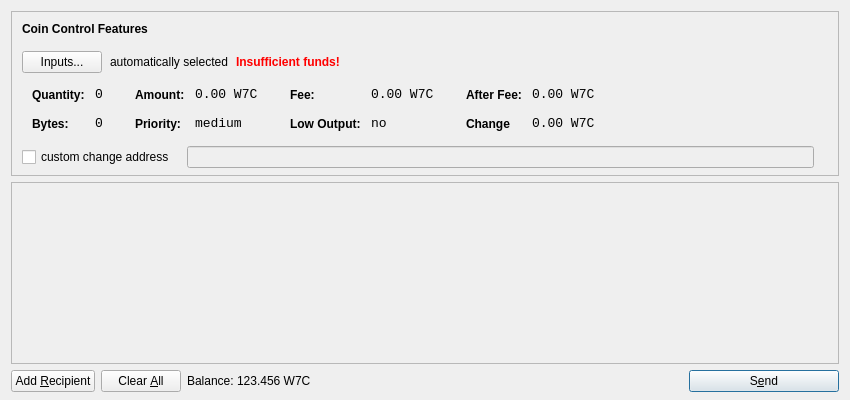
<?xml version="1.0" encoding="UTF-8"?>
<ui version="4.0">
 <class>SendCoinsDialog</class>
 <widget class="QDialog" name="SendCoinsDialog">
  <property name="geometry">
   <rect>
    <x>0</x>
    <y>0</y>
    <width>850</width>
    <height>400</height>
   </rect>
  </property>
  <property name="windowTitle">
   <string>Send Coins</string>
  </property>
  <layout class="QVBoxLayout" name="verticalLayout" stretch="0,1,0">
   <property name="bottomMargin">
    <number>8</number>
   </property>
   <item>
    <widget class="QFrame" name="frameCoinControl">
     <property name="sizePolicy">
      <sizepolicy hsizetype="Expanding" vsizetype="Expanding">
       <horstretch>0</horstretch>
       <verstretch>0</verstretch>
      </sizepolicy>
     </property>
     <property name="maximumSize">
      <size>
       <width>16777215</width>
       <height>16777215</height>
      </size>
     </property>
     <property name="frameShape">
      <enum>QFrame::StyledPanel</enum>
     </property>
     <property name="frameShadow">
      <enum>QFrame::Sunken</enum>
     </property>
     <layout class="QVBoxLayout" name="verticalLayoutCoinControl2">
      <property name="spacing">
       <number>-1</number>
      </property>
      <property name="leftMargin">
       <number>0</number>
      </property>
      <property name="topMargin">
       <number>0</number>
      </property>
      <property name="rightMargin">
       <number>0</number>
      </property>
      <property name="bottomMargin">
       <number>6</number>
      </property>
      <item>
       <layout class="QVBoxLayout" name="verticalLayoutCoinControl" stretch="0,0,0,0,1">
        <property name="spacing">
         <number>0</number>
        </property>
        <property name="leftMargin">
         <number>10</number>
        </property>
        <property name="topMargin">
         <number>10</number>
        </property>
        <item>
         <layout class="QHBoxLayout" name="horizontalLayoutCoinControl1">
          <property name="bottomMargin">
           <number>15</number>
          </property>
          <item>
           <widget class="QLabel" name="labelCoinControlFeatures">
            <property name="sizePolicy">
             <sizepolicy hsizetype="Preferred" vsizetype="Maximum">
              <horstretch>0</horstretch>
              <verstretch>0</verstretch>
             </sizepolicy>
            </property>
            <property name="font">
             <font>
              <weight>75</weight>
              <bold>true</bold>
             </font>
            </property>
            <property name="styleSheet">
             <string notr="true">font-weight:bold;</string>
            </property>
            <property name="text">
             <string>Coin Control Features</string>
            </property>
           </widget>
          </item>
         </layout>
        </item>
        <item>
         <layout class="QHBoxLayout" name="horizontalLayoutCoinControl2" stretch="0,0,0,0">
          <property name="spacing">
           <number>8</number>
          </property>
          <property name="bottomMargin">
           <number>10</number>
          </property>
          <item>
           <widget class="QPushButton" name="pushButtonCoinControl">
            <property name="styleSheet">
             <string notr="true"/>
            </property>
            <property name="text">
             <string>Inputs...</string>
            </property>
           </widget>
          </item>
          <item>
           <widget class="QLabel" name="labelCoinControlAutomaticallySelected">
            <property name="text">
             <string>automatically selected</string>
            </property>
            <property name="margin">
             <number>5</number>
            </property>
           </widget>
          </item>
          <item>
           <widget class="QLabel" name="labelCoinControlInsuffFunds">
            <property name="font">
             <font>
              <weight>75</weight>
              <bold>true</bold>
             </font>
            </property>
            <property name="styleSheet">
             <string notr="true">color:red;font-weight:bold;</string>
            </property>
            <property name="text">
             <string>Insufficient funds!</string>
            </property>
            <property name="margin">
             <number>5</number>
            </property>
           </widget>
          </item>
          <item>
           <spacer name="horizontalSpacerCoinControl">
            <property name="orientation">
             <enum>Qt::Horizontal</enum>
            </property>
            <property name="sizeHint" stdset="0">
             <size>
              <width>40</width>
              <height>1</height>
             </size>
            </property>
           </spacer>
          </item>
         </layout>
        </item>
        <item>
         <widget class="QWidget" name="widgetCoinControl" native="true">
          <property name="sizePolicy">
           <sizepolicy hsizetype="Preferred" vsizetype="Preferred">
            <horstretch>0</horstretch>
            <verstretch>0</verstretch>
           </sizepolicy>
          </property>
          <property name="minimumSize">
           <size>
            <width>0</width>
            <height>0</height>
           </size>
          </property>
          <property name="styleSheet">
           <string notr="true"/>
          </property>
          <layout class="QHBoxLayout" name="horizontalLayoutCoinControl5">
           <property name="margin">
            <number>0</number>
           </property>
           <item>
            <layout class="QHBoxLayout" name="horizontalLayoutCoinControl3" stretch="0,0,0,1">
             <property name="spacing">
              <number>20</number>
             </property>
             <property name="topMargin">
              <number>0</number>
             </property>
             <property name="bottomMargin">
              <number>10</number>
             </property>
             <item>
              <layout class="QFormLayout" name="formLayoutCoinControl1">
               <property name="horizontalSpacing">
                <number>10</number>
               </property>
               <property name="verticalSpacing">
                <number>14</number>
               </property>
               <property name="leftMargin">
                <number>10</number>
               </property>
               <property name="topMargin">
                <number>4</number>
               </property>
               <property name="rightMargin">
                <number>6</number>
               </property>
               <item row="0" column="0">
                <widget class="QLabel" name="labelCoinControlQuantityText">
                 <property name="styleSheet">
                  <string notr="true">font-weight:bold;</string>
                 </property>
                 <property name="text">
                  <string>Quantity:</string>
                 </property>
                 <property name="margin">
                  <number>0</number>
                 </property>
                </widget>
               </item>
               <item row="0" column="1">
                <widget class="QLabel" name="labelCoinControlQuantity">
                 <property name="font">
                  <font>
                   <family>Monospace</family>
                   <pointsize>10</pointsize>
                  </font>
                 </property>
                 <property name="cursor">
                  <cursorShape>IBeamCursor</cursorShape>
                 </property>
                 <property name="contextMenuPolicy">
                  <enum>Qt::ActionsContextMenu</enum>
                 </property>
                 <property name="text">
                  <string>0</string>
                 </property>
                 <property name="margin">
                  <number>0</number>
                 </property>
                 <property name="textInteractionFlags">
                  <set>Qt::LinksAccessibleByMouse|Qt::TextSelectableByKeyboard|Qt::TextSelectableByMouse</set>
                 </property>
                </widget>
               </item>
               <item row="1" column="0">
                <widget class="QLabel" name="labelCoinControlBytesText">
                 <property name="styleSheet">
                  <string notr="true">font-weight:bold;</string>
                 </property>
                 <property name="text">
                  <string>Bytes:</string>
                 </property>
                </widget>
               </item>
               <item row="1" column="1">
                <widget class="QLabel" name="labelCoinControlBytes">
                 <property name="font">
                  <font>
                   <family>Monospace</family>
                   <pointsize>10</pointsize>
                  </font>
                 </property>
                 <property name="cursor">
                  <cursorShape>IBeamCursor</cursorShape>
                 </property>
                 <property name="contextMenuPolicy">
                  <enum>Qt::ActionsContextMenu</enum>
                 </property>
                 <property name="text">
                  <string>0</string>
                 </property>
                 <property name="textInteractionFlags">
                  <set>Qt::LinksAccessibleByMouse|Qt::TextSelectableByKeyboard|Qt::TextSelectableByMouse</set>
                 </property>
                </widget>
               </item>
              </layout>
             </item>
             <item>
              <layout class="QFormLayout" name="formLayoutCoinControl2">
               <property name="horizontalSpacing">
                <number>10</number>
               </property>
               <property name="verticalSpacing">
                <number>14</number>
               </property>
               <property name="leftMargin">
                <number>6</number>
               </property>
               <property name="topMargin">
                <number>4</number>
               </property>
               <property name="rightMargin">
                <number>6</number>
               </property>
               <item row="0" column="0">
                <widget class="QLabel" name="labelCoinControlAmountText">
                 <property name="styleSheet">
                  <string notr="true">font-weight:bold;</string>
                 </property>
                 <property name="text">
                  <string>Amount:</string>
                 </property>
                 <property name="margin">
                  <number>0</number>
                 </property>
                </widget>
               </item>
               <item row="0" column="1">
                <widget class="QLabel" name="labelCoinControlAmount">
                 <property name="font">
                  <font>
                   <family>Monospace</family>
                   <pointsize>10</pointsize>
                  </font>
                 </property>
                 <property name="cursor">
                  <cursorShape>IBeamCursor</cursorShape>
                 </property>
                 <property name="contextMenuPolicy">
                  <enum>Qt::ActionsContextMenu</enum>
                 </property>
                 <property name="text">
                  <string>0.00 W7C</string>
                 </property>
                 <property name="textInteractionFlags">
                  <set>Qt::LinksAccessibleByMouse|Qt::TextSelectableByKeyboard|Qt::TextSelectableByMouse</set>
                 </property>
                </widget>
               </item>
               <item row="1" column="0">
                <widget class="QLabel" name="labelCoinControlPriorityText">
                 <property name="styleSheet">
                  <string notr="true">font-weight:bold;</string>
                 </property>
                 <property name="text">
                  <string>Priority:</string>
                 </property>
                </widget>
               </item>
               <item row="1" column="1">
                <widget class="QLabel" name="labelCoinControlPriority">
                 <property name="font">
                  <font>
                   <family>Monospace</family>
                   <pointsize>10</pointsize>
                  </font>
                 </property>
                 <property name="cursor">
                  <cursorShape>IBeamCursor</cursorShape>
                 </property>
                 <property name="contextMenuPolicy">
                  <enum>Qt::ActionsContextMenu</enum>
                 </property>
                 <property name="text">
                  <string>medium</string>
                 </property>
                 <property name="textInteractionFlags">
                  <set>Qt::LinksAccessibleByMouse|Qt::TextSelectableByKeyboard|Qt::TextSelectableByMouse</set>
                 </property>
                </widget>
               </item>
              </layout>
             </item>
             <item>
              <layout class="QFormLayout" name="formLayoutCoinControl3">
               <property name="horizontalSpacing">
                <number>10</number>
               </property>
               <property name="verticalSpacing">
                <number>14</number>
               </property>
               <property name="leftMargin">
                <number>6</number>
               </property>
               <property name="topMargin">
                <number>4</number>
               </property>
               <property name="rightMargin">
                <number>6</number>
               </property>
               <item row="0" column="0">
                <widget class="QLabel" name="labelCoinControlFeeText">
                 <property name="styleSheet">
                  <string notr="true">font-weight:bold;</string>
                 </property>
                 <property name="text">
                  <string>Fee:</string>
                 </property>
                 <property name="margin">
                  <number>0</number>
                 </property>
                </widget>
               </item>
               <item row="0" column="1">
                <widget class="QLabel" name="labelCoinControlFee">
                 <property name="font">
                  <font>
                   <family>Monospace</family>
                   <pointsize>10</pointsize>
                  </font>
                 </property>
                 <property name="cursor">
                  <cursorShape>IBeamCursor</cursorShape>
                 </property>
                 <property name="contextMenuPolicy">
                  <enum>Qt::ActionsContextMenu</enum>
                 </property>
                 <property name="text">
                  <string>0.00 W7C</string>
                 </property>
                 <property name="textInteractionFlags">
                  <set>Qt::LinksAccessibleByMouse|Qt::TextSelectableByKeyboard|Qt::TextSelectableByMouse</set>
                 </property>
                </widget>
               </item>
               <item row="1" column="0">
                <widget class="QLabel" name="labelCoinControlLowOutputText">
                 <property name="styleSheet">
                  <string notr="true">font-weight:bold;</string>
                 </property>
                 <property name="text">
                  <string>Low Output:</string>
                 </property>
                </widget>
               </item>
               <item row="1" column="1">
                <widget class="QLabel" name="labelCoinControlLowOutput">
                 <property name="font">
                  <font>
                   <family>Monospace</family>
                   <pointsize>10</pointsize>
                  </font>
                 </property>
                 <property name="cursor">
                  <cursorShape>IBeamCursor</cursorShape>
                 </property>
                 <property name="contextMenuPolicy">
                  <enum>Qt::ActionsContextMenu</enum>
                 </property>
                 <property name="text">
                  <string>no</string>
                 </property>
                 <property name="textInteractionFlags">
                  <set>Qt::LinksAccessibleByMouse|Qt::TextSelectableByKeyboard|Qt::TextSelectableByMouse</set>
                 </property>
                </widget>
               </item>
              </layout>
             </item>
             <item>
              <layout class="QFormLayout" name="formLayoutCoinControl4">
               <property name="horizontalSpacing">
                <number>10</number>
               </property>
               <property name="verticalSpacing">
                <number>14</number>
               </property>
               <property name="leftMargin">
                <number>6</number>
               </property>
               <property name="topMargin">
                <number>4</number>
               </property>
               <property name="rightMargin">
                <number>6</number>
               </property>
               <item row="0" column="0">
                <widget class="QLabel" name="labelCoinControlAfterFeeText">
                 <property name="styleSheet">
                  <string notr="true">font-weight:bold;</string>
                 </property>
                 <property name="text">
                  <string>After Fee:</string>
                 </property>
                 <property name="margin">
                  <number>0</number>
                 </property>
                </widget>
               </item>
               <item row="0" column="1">
                <widget class="QLabel" name="labelCoinControlAfterFee">
                 <property name="font">
                  <font>
                   <family>Monospace</family>
                   <pointsize>10</pointsize>
                  </font>
                 </property>
                 <property name="cursor">
                  <cursorShape>IBeamCursor</cursorShape>
                 </property>
                 <property name="contextMenuPolicy">
                  <enum>Qt::ActionsContextMenu</enum>
                 </property>
                 <property name="text">
                  <string>0.00 W7C</string>
                 </property>
                 <property name="textInteractionFlags">
                  <set>Qt::LinksAccessibleByMouse|Qt::TextSelectableByKeyboard|Qt::TextSelectableByMouse</set>
                 </property>
                </widget>
               </item>
               <item row="1" column="0">
                <widget class="QLabel" name="labelCoinControlChangeText">
                 <property name="styleSheet">
                  <string notr="true">font-weight:bold;</string>
                 </property>
                 <property name="text">
                  <string>Change</string>
                 </property>
                </widget>
               </item>
               <item row="1" column="1">
                <widget class="QLabel" name="labelCoinControlChange">
                 <property name="font">
                  <font>
                   <family>Monospace</family>
                   <pointsize>10</pointsize>
                  </font>
                 </property>
                 <property name="cursor">
                  <cursorShape>IBeamCursor</cursorShape>
                 </property>
                 <property name="contextMenuPolicy">
                  <enum>Qt::ActionsContextMenu</enum>
                 </property>
                 <property name="text">
                  <string>0.00 W7C</string>
                 </property>
                 <property name="textInteractionFlags">
                  <set>Qt::LinksAccessibleByMouse|Qt::TextSelectableByKeyboard|Qt::TextSelectableByMouse</set>
                 </property>
                </widget>
               </item>
              </layout>
             </item>
            </layout>
           </item>
          </layout>
         </widget>
        </item>
        <item>
         <layout class="QHBoxLayout" name="horizontalLayoutCoinControl4" stretch="0,0,0">
          <property name="spacing">
           <number>12</number>
          </property>
          <property name="sizeConstraint">
           <enum>QLayout::SetDefaultConstraint</enum>
          </property>
          <property name="topMargin">
           <number>5</number>
          </property>
          <property name="rightMargin">
           <number>5</number>
          </property>
          <item>
           <widget class="QCheckBox" name="checkBoxCoinControlChange">
            <property name="text">
             <string>custom change address</string>
            </property>
           </widget>
          </item>
          <item>
           <widget class="QLineEdit" name="lineEditCoinControlChange">
            <property name="enabled">
             <bool>false</bool>
            </property>
            <property name="sizePolicy">
             <sizepolicy hsizetype="Expanding" vsizetype="Fixed">
              <horstretch>0</horstretch>
              <verstretch>0</verstretch>
             </sizepolicy>
            </property>
           </widget>
          </item>
          <item>
           <widget class="QLabel" name="labelCoinControlChangeLabel">
            <property name="sizePolicy">
             <sizepolicy hsizetype="Preferred" vsizetype="Expanding">
              <horstretch>0</horstretch>
              <verstretch>0</verstretch>
             </sizepolicy>
            </property>
            <property name="minimumSize">
             <size>
              <width>0</width>
              <height>0</height>
             </size>
            </property>
            <property name="text">
             <string/>
            </property>
            <property name="margin">
             <number>3</number>
            </property>
           </widget>
          </item>
         </layout>
        </item>
        <item>
         <spacer name="verticalSpacerCoinControl">
          <property name="orientation">
           <enum>Qt::Vertical</enum>
          </property>
          <property name="sizeHint" stdset="0">
           <size>
            <width>800</width>
            <height>1</height>
           </size>
          </property>
         </spacer>
        </item>
       </layout>
      </item>
     </layout>
    </widget>
   </item>
   <item>
    <widget class="QScrollArea" name="scrollArea">
     <property name="widgetResizable">
      <bool>true</bool>
     </property>
     <widget class="QWidget" name="scrollAreaWidgetContents">
      <property name="geometry">
       <rect>
        <x>0</x>
        <y>0</y>
        <width>830</width>
        <height>165</height>
       </rect>
      </property>
      <layout class="QVBoxLayout" name="verticalLayout_2">
       <property name="margin">
        <number>0</number>
       </property>
       <item>
        <layout class="QVBoxLayout" name="entries">
         <property name="spacing">
          <number>6</number>
         </property>
        </layout>
       </item>
       <item>
        <spacer name="verticalSpacer">
         <property name="orientation">
          <enum>Qt::Vertical</enum>
         </property>
         <property name="sizeHint" stdset="0">
          <size>
           <width>20</width>
           <height>40</height>
          </size>
         </property>
        </spacer>
       </item>
      </layout>
     </widget>
    </widget>
   </item>
   <item>
    <layout class="QHBoxLayout" name="horizontalLayout">
     <item>
      <widget class="QPushButton" name="addButton">
       <property name="toolTip">
        <string>Send to multiple recipients at once</string>
       </property>
       <property name="text">
        <string>Add &amp;Recipient</string>
       </property>
       <property name="icon">
        <iconset resource="../bitcoin.qrc">
         <normaloff>:/icons/add</normaloff>:/icons/add</iconset>
       </property>
       <property name="autoDefault">
        <bool>false</bool>
       </property>
      </widget>
     </item>
     <item>
      <widget class="QPushButton" name="clearButton">
       <property name="sizePolicy">
        <sizepolicy hsizetype="Minimum" vsizetype="Fixed">
         <horstretch>0</horstretch>
         <verstretch>0</verstretch>
        </sizepolicy>
       </property>
       <property name="toolTip">
        <string>Remove all transaction fields</string>
       </property>
       <property name="text">
        <string>Clear &amp;All</string>
       </property>
       <property name="icon">
        <iconset resource="../bitcoin.qrc">
         <normaloff>:/icons/remove</normaloff>:/icons/remove</iconset>
       </property>
       <property name="autoRepeatDelay">
        <number>300</number>
       </property>
       <property name="autoDefault">
        <bool>false</bool>
       </property>
      </widget>
     </item>
     <item>
      <layout class="QHBoxLayout" name="horizontalLayout_2">
       <property name="spacing">
        <number>3</number>
       </property>
       <item>
        <widget class="QLabel" name="label">
         <property name="sizePolicy">
          <sizepolicy hsizetype="Preferred" vsizetype="Fixed">
           <horstretch>0</horstretch>
           <verstretch>0</verstretch>
          </sizepolicy>
         </property>
         <property name="text">
          <string>Balance:</string>
         </property>
        </widget>
       </item>
       <item>
        <widget class="QLabel" name="labelBalance">
         <property name="sizePolicy">
          <sizepolicy hsizetype="Preferred" vsizetype="Fixed">
           <horstretch>0</horstretch>
           <verstretch>0</verstretch>
          </sizepolicy>
         </property>
         <property name="cursor">
          <cursorShape>IBeamCursor</cursorShape>
         </property>
         <property name="text">
          <string>123.456 W7C</string>
         </property>
         <property name="textInteractionFlags">
          <set>Qt::LinksAccessibleByMouse|Qt::TextSelectableByKeyboard|Qt::TextSelectableByMouse</set>
         </property>
        </widget>
       </item>
      </layout>
     </item>
     <item>
      <spacer name="horizontalSpacer">
       <property name="orientation">
        <enum>Qt::Horizontal</enum>
       </property>
       <property name="sizeHint" stdset="0">
        <size>
         <width>40</width>
         <height>20</height>
        </size>
       </property>
      </spacer>
     </item>
     <item>
      <widget class="QPushButton" name="sendButton">
       <property name="minimumSize">
        <size>
         <width>150</width>
         <height>0</height>
        </size>
       </property>
       <property name="toolTip">
        <string>Confirm the send action</string>
       </property>
       <property name="text">
        <string>S&amp;end</string>
       </property>
       <property name="icon">
        <iconset resource="../bitcoin.qrc">
         <normaloff>:/icons/send</normaloff>:/icons/send</iconset>
       </property>
       <property name="default">
        <bool>true</bool>
       </property>
      </widget>
     </item>
    </layout>
   </item>
  </layout>
 </widget>
 <resources>
  <include location="../bitcoin.qrc"/>
 </resources>
 <connections/>
</ui>
